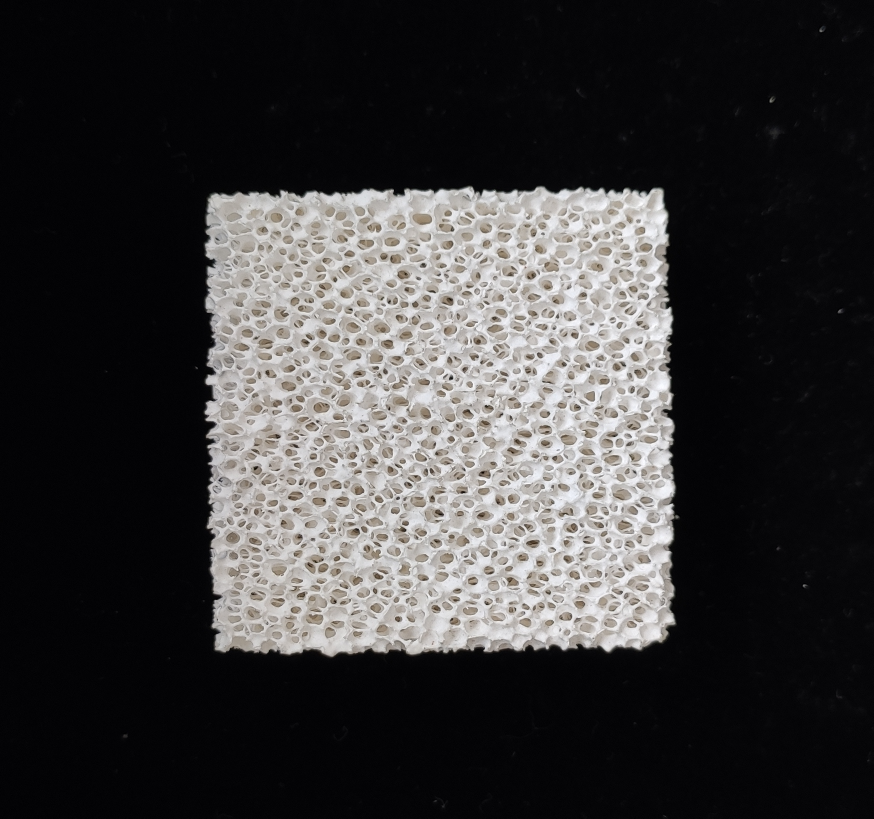
#> input picture bending_detection/bending_image/normal.jpg, 1747 x 1637 px (shown at 1/2 size)
$ python bending_detect.py   (older library calls are emulated)
#> lines starting #> are read from the running program, lines starting #| are printed output that depends on the picture; after the words box and inside, x2 and y2 are one past the last pixel; in counts of white or black regions, pixels touching at a corner belong together
import cv2
import numpy as np
import matplotlib.pyplot as plt
import os
import math

# [5 lines of commented-out code are left out]
filepath = "./bending_image/normal.jpg"
# bending_img_dictoryname = "./bending_images/"
# unbending_img_dictoryname = "./unbending_images"

# 设置图像的宽和高
IMAGE_WIDTH = 650
IMAGE_HEIGHT = 650

# 存放处理过程的所有图像的列表,以(img,title)元组方式添加
all_images = []


# 使用plt显示一张图片
def plt_show_one_pic(plt_title, plt_pic):
    temp_img = plt_pic
    title = plt_title
    plt.imshow(temp_img)
    plt.title(title, fontsize=8)
    plt.xticks([])
    plt.yticks([])
    # plt.show()            # 控制是否显示


# 显示图像
def cv_show(name, img):
    cv2.imshow(name, img)
    # cv2.waitKey(0)


# 对图像resize处理
def row_image_resize(image, width, height):
    # image输入图像，width，height 期望得到的宽和高
    image = cv2.resize(image, (width, height))
    # print("resized image:", image.shape)
    return image


# 读入一张图像,返回
def read_an_gray_image(filepath):
#> called with filepath = './bending_image/normal.jpg'
    return cv2.imread(filepath)
#> returned value is the input picture: shape (1637, 1747, 3); mean B, G, R 58.3, 57.9, 59.1


# 读入文件夹下的所有图像,返回一个路径的列表,(相对路径)
# [46 lines left out: functions read_images, sobel_edge, based_edge_detection_preprocess, not called in this run]


# #图像预处理函数
def pre_process(rowimage):
    # 显示原图
    # plt_show_one_pic("original image", rowimage)
    all_images.append(("orignial image", rowimage))  # 方便以后显示
    grayimage = cv2.cvtColor(rowimage, cv2.COLOR_BGR2GRAY)  # 灰度化
    all_images.append(("gray image", grayimage))

    # plt_show_one_pic("gray image", grayimage)
    resizedimage = row_image_resize(grayimage, IMAGE_WIDTH, IMAGE_HEIGHT)  # resize
#> in row_image_resize, `image = cv2.resize(image, (width, height))`:
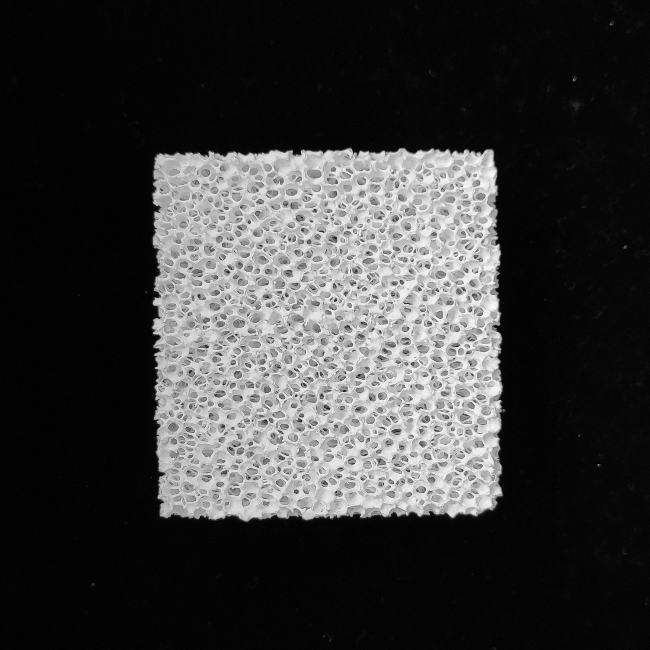
#> image: shape (650, 650); min 0, max 254, mean 58

    cv_show("resizeimg", resizedimage)

    # 运用大津算法进行图像分割
    ret, im_th = cv2.threshold(resizedimage, 0, 255, cv2.THRESH_OTSU)
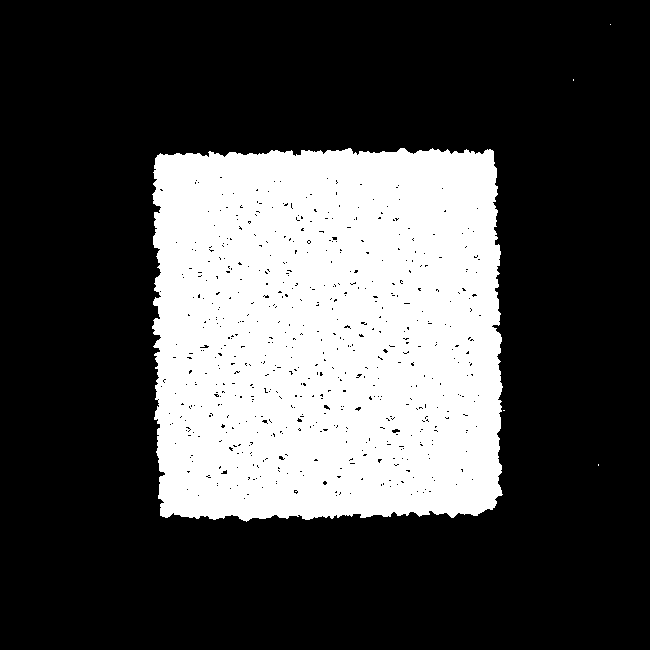
#> im_th: shape (650, 650); 29.1% white; 5 white regions (4 under 20 px), largest, box (x1, y1, x2, y2) and area: (152, 148, 503, 522) 122758
#> ret = 96
    # cv2.imwrite("./unbending_image/im_th.jpg",im_th)

    all_images.append(("im_th", im_th))
    # [6 lines of commented-out code are left out]

    return im_th


# 计算最小外接矩形的四个角的坐标距离轮廓的大小
# 传入轮廓和外接矩形的四个坐标
def cal_distance(img, max_cont, coord_1, coord_2, coord_3, coord_4):
    cv_show("img", img)

    # 初始化四个距离,取一个较大的数
    global point_1, point_2, point_3, point_4
    coord_1_min_distance = 100000.0
    coord_2_min_distance = 100000.0
    coord_3_min_distance = 100000.0
    coord_4_min_distance = 100000.0
    # print("四个坐标：", coord_1, coord_2, coord_3, coord_4)

    for con_point in max_cont:  # 计算coor_1到max_cont的最短距离
        point_width = con_point[0][0]
        point_height = con_point[0][1]

        # 临时距离
        coord_1_temp_distance = float(np.sqrt((point_width - coord_1[0]) ** 2 + (point_height - coord_1[1]) ** 2))
        coord_2_temp_distance = float(np.sqrt((point_width - coord_2[0]) ** 2 + (point_height - coord_2[1]) ** 2))
        coord_3_temp_distance = float(np.sqrt((point_width - coord_3[0]) ** 2 + (point_height - coord_3[1]) ** 2))
        coord_4_temp_distance = float(np.sqrt((point_width - coord_4[0]) ** 2 + (point_height - coord_4[1]) ** 2))

        # 找到四个角点的坐标
        if coord_1_temp_distance < coord_1_min_distance:
            coord_1_min_distance = coord_1_temp_distance
            point_1 = con_point

        if coord_2_temp_distance < coord_2_min_distance:
            coord_2_min_distance = coord_2_temp_distance
            point_2 = con_point

        if coord_3_temp_distance < coord_3_min_distance:
            coord_3_min_distance = coord_3_temp_distance
            point_3 = con_point

        if coord_4_temp_distance < coord_4_min_distance:
            coord_4_min_distance = coord_4_temp_distance
            point_4 = con_point

    img = cv2.circle(img, (point_1[0][0], point_1[0][1]), 3, (0, 0, 0), 3)
    img = cv2.circle(img, (point_2[0][0], point_2[0][1]), 3, (0, 0, 0), 3)
    img = cv2.circle(img, (point_3[0][0], point_3[0][1]), 3, (0, 0, 0), 3)
    img = cv2.circle(img, (point_4[0][0], point_4[0][1]), 3, (0, 0, 0), 3)
    # [8 lines of commented-out code are left out]
    return (point_1, point_2, point_3, point_4)


# 找出过滤网的轮廓
def find_contours(preprocessedimage):
    # 画出样品的轮廓
    precessed_img = preprocessedimage.copy()
    black_img = np.ones_like(preprocessedimage)  # 创建一个同大小的(0,0,0)黑色图像
    white_img = black_img * 255  # 创建一个白色图
    white_img_rgb = cv2.cvtColor(white_img, cv2.COLOR_GRAY2BGR)
#> white_img_rgb: shape (650, 650, 3); every value is 255
#> white_img: shape (650, 650); every value is 255
    precessed_img_rgb = cv2.cvtColor(preprocessedimage, cv2.COLOR_GRAY2BGR)
#> precessed_img_rgb: shape (650, 650, 3); 29.1% white; 5 white regions (4 under 20 px)
    # 在二值图像找出所有轮廓
    contours, hierarchy = cv2.findContours(precessed_img, cv2.RETR_TREE, cv2.CHAIN_APPROX_SIMPLE)
#> contours = 684 contours, 677 with area under 20; largest, box (x1, y1, x2, y2) and area: (152, 148, 503, 522) 123614, (391, 428, 401, 434) 31, (199, 344, 210, 349) 25, (323, 404, 331, 411) 24, (220, 469, 228, 475) 23, (278, 455, 285, 461) 20, (354, 406, 362, 412) 20
    # print("contours:",contours)

    areas = []
    for idx in range(len(contours)):
        areas.append(cv2.contourArea(contours[idx]))
#> after the loop, areas = 684 values, max 123613.5 at index 2, min 0 at index 0, mean 185.1

    # 最大面积的下标
    max_idx = np.argmax(np.array(areas))
#> max_idx = 2

    print("max area findContours:", max(areas))
#| max area findContours: 123613.5
    M = cv2.moments(contours[max_idx])
#> M = moments, m00 123613.5, centre m10/m00, m01/m00 = (327, 333.6)
    print("max area moments:", M['m00'])
#| max area moments: 123613.5
    # 最大轮廓
    max_cnt = contours[max_idx]
#> max_cnt = contour of 912 points, box (x1, y1, x2, y2) (152, 148, 503, 522), area 123614
    # print("contour: ",max_cnt)
    # print("type contour: ",type(max_cnt))
    # print("shape contour: ",max_cnt.shape)
    img_with_max_con = cv2.drawContours(white_img_rgb, contours, max_idx, (0, 0, 0), 1)
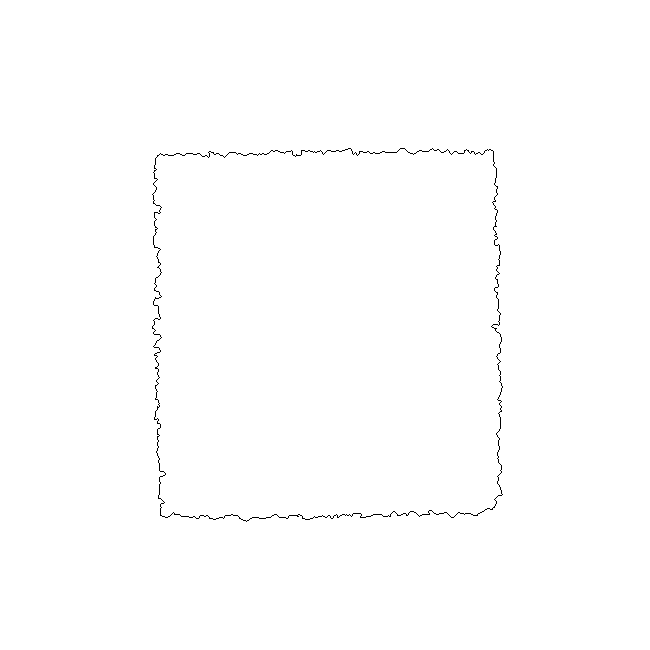
#> img_with_max_con: shape (650, 650, 3); 99.6% white; black in thin lines or dots, all inside (x1, y1, x2, y2) = (152, 148, 503, 522)
    cv2.imwrite("./unbending_image/img_with_max_con.jpg", img_with_max_con)
    all_images.append(("image contours", img_with_max_con))
    # plt_show_one_pic("img with max con", img_with_max_con)

    # cv_show("img with max con", img_with_max_con)
    plt_show_one_pic("img with max con", img_with_max_con)
    # [7 lines of commented-out code are left out]
    rect = cv2.minAreaRect(max_cnt)
#> rect = ((326.9, 333.9), (349.4, 371), -1.11)
#> (the rest of the program and of its run is left out)
